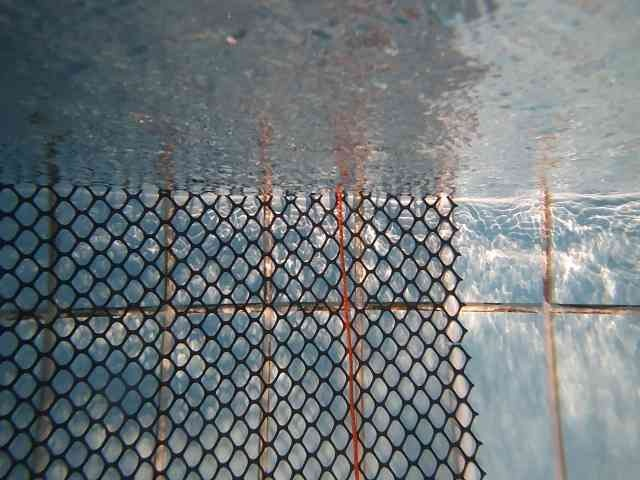
#> input picture flyTransect/Resources/images/227.jpg, 640 x 480 px
$ python -i main.py   (imports and definitions only)
#> lines starting #> are read from the running program, lines starting #| are printed output that depends on the picture; after the words box and inside, x2 and y2 are one past the last pixel; in counts of white or black regions, pixels touching at a corner belong together
#> further down, picture is the input picture: shape (480, 640, 3); mean B, G, R 122.2, 118.8, 111.6
import cv2
import numpy as np
from rovlib.cameras import RovCam
from rovlib.control import RovMavlink, JoyStickControl

THROTTLE = 0.7

# [1 line that did not run here, left out]
# Binds to the port in the given address
# [6 lines not run here, left out]


class RedLineFollowing:
    def __init__(self):
        self.lastDirection = ["left", "up"]  # [0]-> left&right, [1]-> up&down

    # Select ROI
    # return (X, Y, W, H)
    # [56 lines left out: functions cameraViewRectangle, checkMainDirection, not called in this run]

        # return (x, y, w, h)


    def redMask(self, image):
        hsv_image = cv2.cvtColor(image, cv2.COLOR_BGR2HSV)
#> hsv_image: shape (480, 640, 3); mean H, S, V 84, 44.3, 125.4

        #########general range############
        range_low1 = np.array([0, 50, 50])
        range_high1 = np.array([10, 255, 255])
        range_low2 = np.array([170, 50, 50])
        range_high2 = np.array([180, 255, 255])

        mask1 = cv2.inRange(hsv_image, range_low1, range_high1)
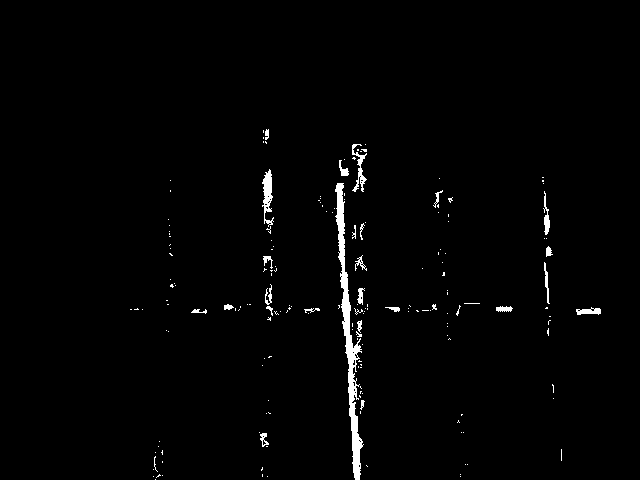
#> mask1: shape (480, 640); 1.5% white; 182 white regions (157 under 20 px), largest, box (x1, y1, x2, y2) and area: (335, 183, 364, 480) 2105, (262, 169, 274, 227) 351, (352, 144, 367, 192) 238
        mask2 = cv2.inRange(hsv_image, range_low2, range_high2)
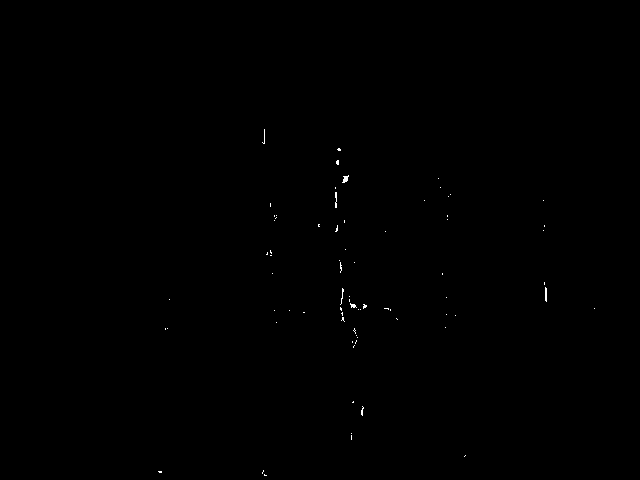
#> mask2: shape (480, 640); 0.12% white in thin lines or dots, all inside (x1, y1, x2, y2) = (158, 129, 595, 476)

        # Return the result of two merged masks
        return cv2.add(mask2, mask1)
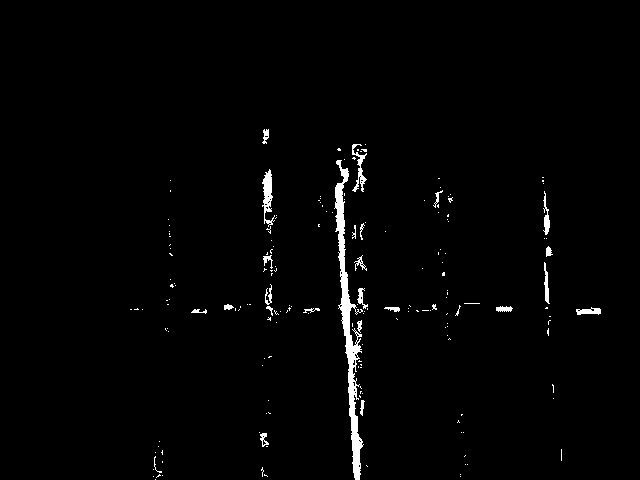
#> returned value: shape (480, 640); 1.6% white; 185 white regions (160 under 20 px), largest, box (x1, y1, x2, y2) and area: (334, 160, 364, 480) 2425, (262, 169, 275, 227) 358, (352, 144, 367, 192) 238


        # [13 lines of commented-out code are left out]
    # [8 lines left out: function drawRedLineContoures, not called in this run]

# cam = cv2.VideoCapture("Resources/videos/test_Trim.mp4")
# frame = cv2.imread("Resources/images/marawanTest.jpg")

# [1 line that did not run here, left out]
redLineFollowing = RedLineFollowing()


# bounding = redLineFollowing.cameraViewRectangle(frame)

# [15 lines not run here, left out]
    # cv2.destroyAllWindows()

    # bounding = redLineFollowing.checkDirection(mask, bounding)

>>> import cv2
>>> picture = cv2.imread('Resources/images/227.jpg')
>>> result = RedLineFollowing().redMask(picture)

$ run again, on flyTransect/Resources/images/300.jpg
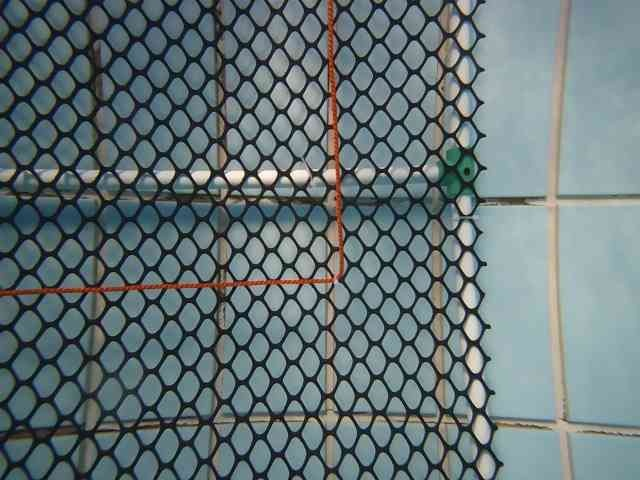
#> input picture flyTransect/Resources/images/300.jpg, 640 x 480 px
#> picture is the input picture: shape (480, 640, 3); mean B, G, R 118.9, 116.6, 102.1
#> hsv_image: shape (480, 640, 3); mean H, S, V 86.7, 59.3, 122.2
#> in redMask, `mask1 = cv2.inRange(hsv_image, range_low1, range_high1)`:
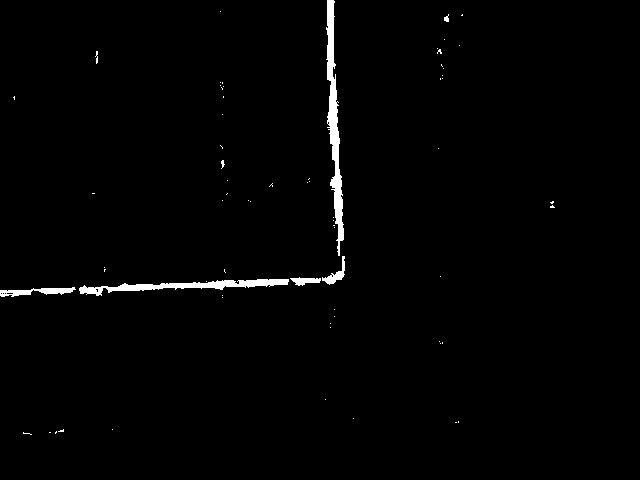
#> mask1: shape (480, 640); 1.3% white; 68 white regions (60 under 20 px), largest, box (x1, y1, x2, y2) and area: (326, 0, 344, 256) 1824, (79, 279, 289, 296) 1270, (0, 287, 76, 297) 377
#> mask2: shape (480, 640); 0.06% white in thin lines or dots, all inside (x1, y1, x2, y2) = (0, 17, 441, 434)
#> in redMask, `return cv2.add(mask2, mask1)`:
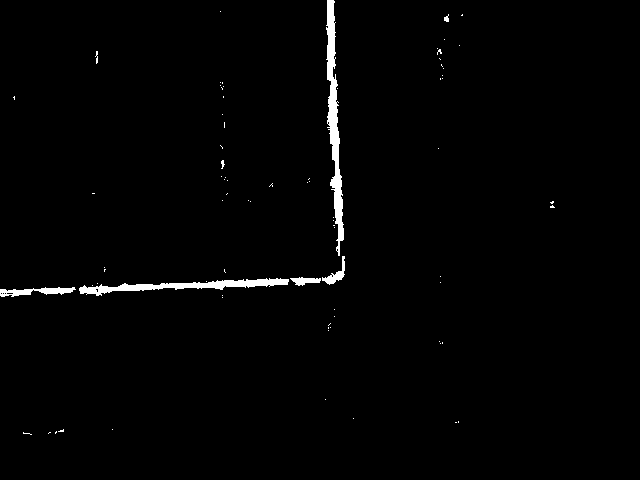
#> returned value: shape (480, 640); 1.4% white; 79 white regions (71 under 20 px), largest, box (x1, y1, x2, y2) and area: (326, 0, 344, 256) 1894, (79, 278, 289, 296) 1325, (0, 287, 76, 297) 396
